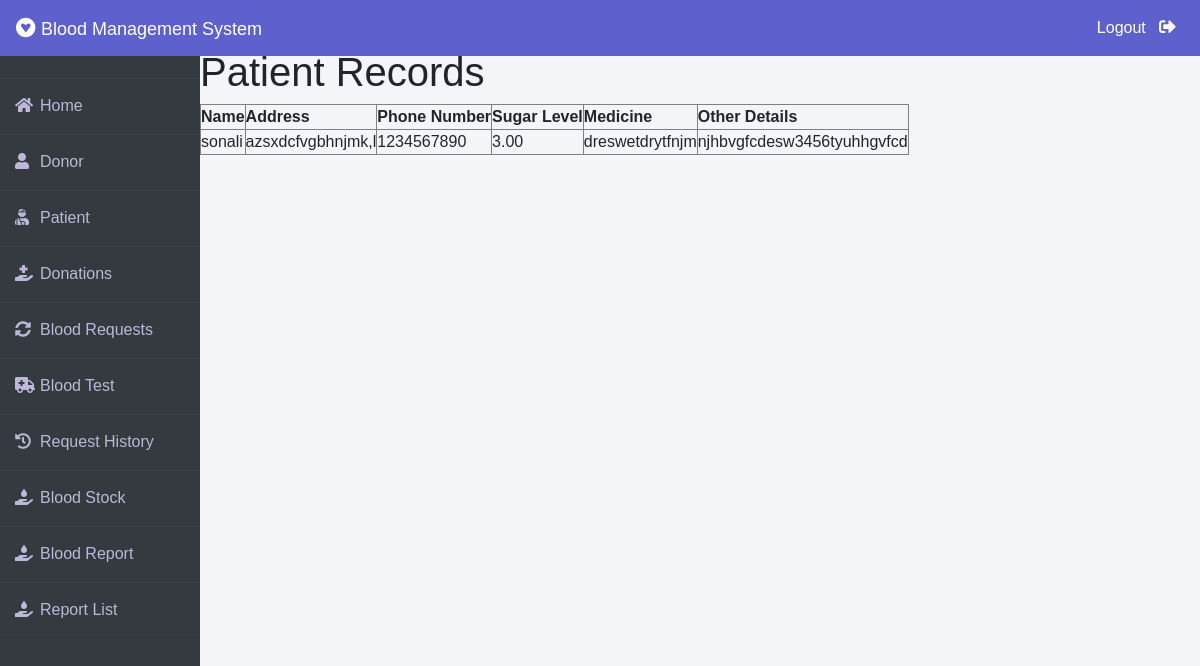
The app's page /list/ (signed in) with its own data.
### blood/models.py (models this page shows, shortened)
class Report(models.Model):
    user = models.ForeignKey(User, on_delete=models.CASCADE, related_name='patients')
    address = models.TextField()
    phone_number = models.CharField(max_length=15)
    sugar_level = models.DecimalField(max_digits=5, decimal_places=2)
    medicine = models.TextField()
    other_details = models.TextField(blank=True, null=True)

### blood/views.py (the view)
# urls.py: path('list/', list_report, name='list_report'),
@login_required
def list_report(request):
    report = Report.objects.all()
    return render(request, 'blood/list_report.html', {'report': report})

### templates/blood/list_report.html
{% extends 'blood/adminbase.html' %}
{% block content %}
{% load widget_tweaks %}
{%load static%}
    <h1>Patient Records</h1>
    <table border="1">
        <tr>
            <th>Name</th>
            <th>Address</th>
            <th>Phone Number</th>
            <th>Sugar Level</th>
            <th>Medicine</th>
            <th>Other Details</th>
        </tr>
        {% for report in report %}
        <tr>
            <td>{{ report.user.username }}</td>
            <td>{{ report.address }}</td>
            <td>{{ report.phone_number }}</td>
            <td>{{ report.sugar_level }}</td>
            <td>{{ report.medicine }}</td>
            <td>{{ report.other_details }}</td>
        </tr>
        {% endfor %}
    </table>
    {% endblock content %}

### templates/blood/adminbase.html (style rules this page uses)
* { margin: 0; padding: 0; box-sizing: border-box; list-style: none; text-decoration: none; font-family: 'Josefin Sans', sans-serif; }
body { background-color: #f3f5f9; }

### records on screen
Report: user.username "sonali", address "azsxdcfvgbhnjmk,l", phone_number "1234567890", sugar_level "3.00", medicine "dreswetdrytfnjm", other_details "njhbvgfcdesw3456tyuhhgvfcd"
